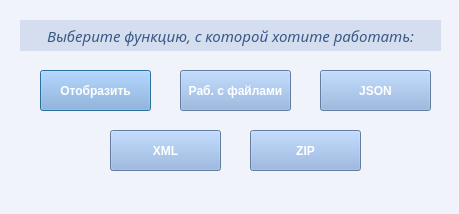
<?xml version="1.0" encoding="UTF-8"?>
<ui version="4.0">
 <class>first_win</class>
 <widget class="QDialog" name="first_win">
  <property name="geometry">
   <rect>
    <x>0</x>
    <y>0</y>
    <width>459</width>
    <height>214</height>
   </rect>
  </property>
  <property name="minimumSize">
   <size>
    <width>459</width>
    <height>214</height>
   </size>
  </property>
  <property name="maximumSize">
   <size>
    <width>459</width>
    <height>214</height>
   </size>
  </property>
  <property name="windowTitle">
   <string>Пр3</string>
  </property>
  <property name="styleSheet">
   <string notr="true">background-color: rgb(240, 243, 250);</string>
  </property>
  <widget class="QPushButton" name="btn_infa">
   <property name="geometry">
    <rect>
     <x>40</x>
     <y>70</y>
     <width>111</width>
     <height>41</height>
    </rect>
   </property>
   <property name="font">
    <font>
     <weight>75</weight>
     <bold>true</bold>
    </font>
   </property>
   <property name="styleSheet">
    <string notr="true">background-color: rgb(138, 174, 224);
color: rgb(255, 255, 255);</string>
   </property>
   <property name="text">
    <string>Отобразить</string>
   </property>
  </widget>
  <widget class="QLabel" name="label">
   <property name="geometry">
    <rect>
     <x>20</x>
     <y>20</y>
     <width>421</width>
     <height>31</height>
    </rect>
   </property>
   <property name="font">
    <font>
     <family>Sitka Small</family>
     <pointsize>11</pointsize>
     <italic>true</italic>
    </font>
   </property>
   <property name="styleSheet">
    <string notr="true">background-color: rgb(213, 222, 239);
color: rgb(57, 88, 134);</string>
   </property>
   <property name="text">
    <string>Выберите функцию, с которой хотите работать:</string>
   </property>
   <property name="alignment">
    <set>Qt::AlignCenter</set>
   </property>
  </widget>
  <widget class="QPushButton" name="btn_xml">
   <property name="geometry">
    <rect>
     <x>110</x>
     <y>130</y>
     <width>111</width>
     <height>41</height>
    </rect>
   </property>
   <property name="font">
    <font>
     <weight>75</weight>
     <bold>true</bold>
    </font>
   </property>
   <property name="styleSheet">
    <string notr="true">background-color: rgb(138, 174, 224);
color: rgb(255, 255, 255);</string>
   </property>
   <property name="text">
    <string>XML</string>
   </property>
  </widget>
  <widget class="QPushButton" name="btn_zip">
   <property name="geometry">
    <rect>
     <x>250</x>
     <y>130</y>
     <width>111</width>
     <height>41</height>
    </rect>
   </property>
   <property name="font">
    <font>
     <weight>75</weight>
     <bold>true</bold>
    </font>
   </property>
   <property name="styleSheet">
    <string notr="true">background-color: rgb(138, 174, 224);
color: rgb(255, 255, 255);</string>
   </property>
   <property name="text">
    <string>ZIP</string>
   </property>
  </widget>
  <widget class="QPushButton" name="btn_file">
   <property name="geometry">
    <rect>
     <x>180</x>
     <y>70</y>
     <width>111</width>
     <height>41</height>
    </rect>
   </property>
   <property name="font">
    <font>
     <weight>75</weight>
     <bold>true</bold>
    </font>
   </property>
   <property name="styleSheet">
    <string notr="true">background-color: rgb(138, 174, 224);
color: rgb(255, 255, 255);</string>
   </property>
   <property name="text">
    <string>Раб. с файлами</string>
   </property>
  </widget>
  <widget class="QPushButton" name="btn_json">
   <property name="geometry">
    <rect>
     <x>320</x>
     <y>70</y>
     <width>111</width>
     <height>41</height>
    </rect>
   </property>
   <property name="font">
    <font>
     <weight>75</weight>
     <bold>true</bold>
    </font>
   </property>
   <property name="styleSheet">
    <string notr="true">background-color: rgb(138, 174, 224);
color: rgb(255, 255, 255);</string>
   </property>
   <property name="text">
    <string>JSON</string>
   </property>
  </widget>
 </widget>
 <resources/>
 <connections/>
</ui>
